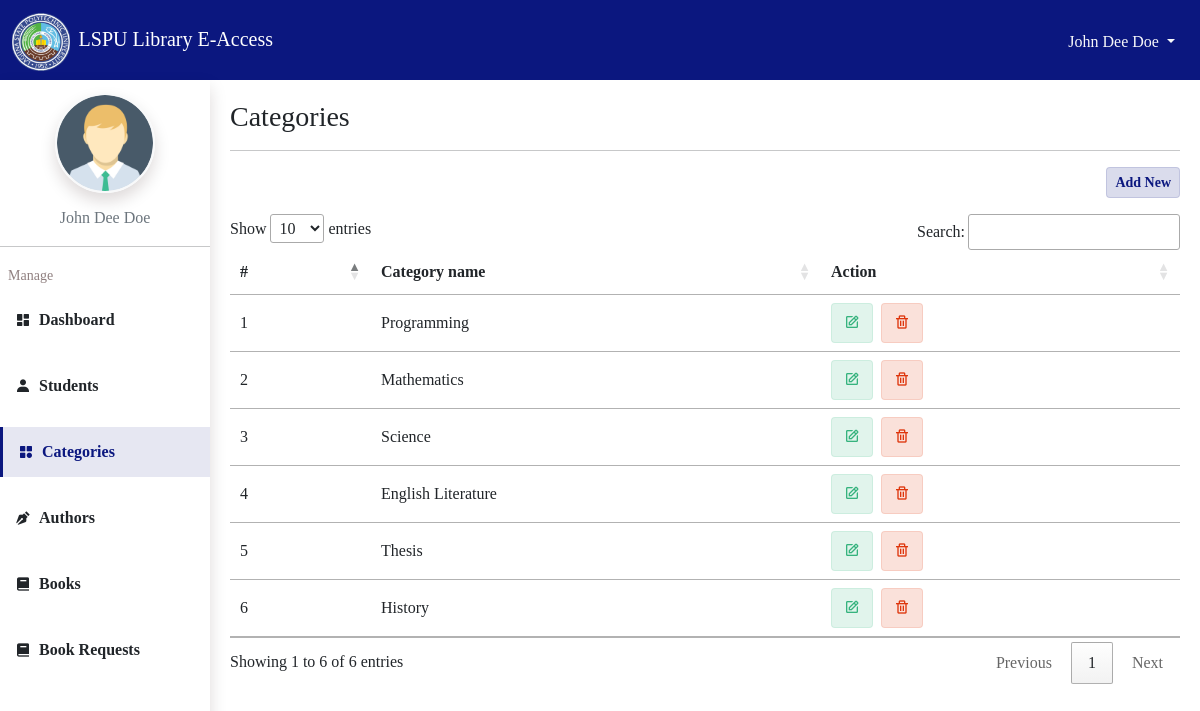
The page /admin/categories (signed in) on the database its author committed.
### tables this page shows
CREATE TABLE admin (
    id INTEGER PRIMARY KEY AUTOINCREMENT,
    email TEXT UNIQUE NOT NULL,
    username TEXT NOT NULL,
    password TEXT NOT NULL,
    name TEXT NOT NULL,
    photo TEXT NOT NULL
);

CREATE TABLE categories(
    id INTEGER PRIMARY KEY AUTOINCREMENT,
    name TEXT NOT NULL
);

### app/admin.py (the view)
@bp.route('/categories')
@login_required
def categories():
    db = get_db()
    categories = db.execute("SELECT * FROM categories").fetchall()
    return render_template('admin/categories.html.jinja',categories=categories,len=len(categories))

### app/admin.py (called while the page is built)
@bp.before_app_request
def loadAdmin():
    if 'admin_id' in session:
        adminId = session['admin_id']
        db = get_db()
        admin = db.execute("SELECT * FROM admin WHERE id = ?", (adminId,)).fetchone()
    else:
        admin = None
    g.current_url = request.base_url
    g.admin = admin

### app/admin_auth.py (called while the page is built)
@bp.before_app_request
def load_logged_in_user():
    account_id = session.get('admin_id')
    if account_id is None:
        g.admin = None
    else:
        g.admin = get_db().execute(
            'SELECT * FROM admin WHERE id = ?', (account_id,)
        ).fetchone()

def login_required(view):
    @functools.wraps(view)
    def wrapped_view(**kwargs):
        if g.admin is None:
            return redirect(url_for('admin_auth.signin'))
        return view(**kwargs)
    return wrapped_view

### app/db.py (called while the page is built)
def get_db():
    if 'db' not in g:
        g.db = sqlite3.connect(
            current_app.config['DATABASE'],
            detect_types=sqlite3.PARSE_DECLTYPES
        )
        g.db.row_factory = sqlite3.Row
    return g.db

### app/students_auth.py (called while the page is built)
@bp.before_app_request
def load_logged_in_user():
    account_id = session.get('student_id')
    if account_id is None:
        g.student = None
    else:
        g.student = get_db().execute(
            'SELECT * FROM students WHERE id = ?', (account_id,)
        ).fetchone()

### app/templates/admin/categories.html.jinja (shortened to what this page needs)
{%extends 'admin/base.html.jinja'%}
{%block content%}
<div class="container">
    <h3>Categories</h3>
    <hr>
    <div class="text-end mb-3">
        <button class="btn btn-sm btn-c-primary" type="button" data-bs-toggle="modal" data-bs-target="#add-modal">
            Add New
        </button>
    </div>
    <div class="table-responsive-sm">
        <table class="table align-middle" id="table">
            <thead>
                <tr>
                    <th>#</th>
                    <th>Category name</th>
                    <th>Action</th>
                </tr>
            </thead>
            <tbody>
                {%for i in range(0,len)%}
                <tr>
                    <td>{{i + 1}}</td>
                    <td>{{categories[i].name}}</td>
                    <td>
                        <button class="btn btn-c-success me-lg-1 pt-2 fs-6 edit-student rounded-1" data-bs-target="#edit-modal"
                            data-bs-toggle="modal" data-id="{{categories[i].id}}">
                            <i class="bx bx-edit"></i>
                        </button>
                        <button class="btn btn-c-danger pt-2 fs-6 delete rounded-1" data-id="{{categories[i].id}}">
                            <i class="bx bx-trash"></i>
                        </button>
                    </td>
                </tr>
                {%endfor%}
            </tbody>
        </table>
    </div>
</div>
{%endblock%}

### app/templates/admin/base.html.jinja (shortened to what this page needs)
<!DOCTYPE html>
<html lang="en">
<head>
    <link rel="stylesheet" href="{{url_for('static',filename='css/custom.css')}}">
    <link rel="stylesheet" href="{{url_for('static',filename='css/admin.css')}}">
    <link href='https://unpkg.com/boxicons@2.1.4/css/boxicons.min.css' rel='stylesheet'>
    <link rel="stylesheet" href="https://cdn.datatables.net/1.12.1/css/jquery.dataTables.min.css">
    <link rel="stylesheet" href="https://cdn.jsdelivr.net/npm/sweetalert2@11.6.5/dist/sweetalert2.min.css">
</head>
<body class="">
    <nav class="navbar navbar-dark bg-primary" id="navbar">
        <div class="container-fluid">
            <a href="{{url_for('index')}}" class="navbar-brand">
                <img src="{{url_for('static',filename='images/lspu_seal-6 1.png')}}" alt="logo"
                    class="logo img-fluid me-1">
                <span class="d-none d-lg-inline d-md-inline">LSPU Library E-Access</span>
            </a>
            <div class="dropdown">
                <button class="btn btn-link text-decoration-none text-light dropdown-toggle" data-bs-toggle="dropdown"
                    aria-expanded="false">
                    {{g.admin.name}}
                </button>
            </div>
        </div>
    </nav>
    <main>
        {% include 'admin/components/sidebar.html.jinja'%}
        <div class="main-content">
            {%block content%} {%endblock%}
        </div>
    </main>
</body>
</html>

### app/templates/admin/components/sidebar.html.jinja
<aside id="sidebar" class="shadow">
    <div class="header">
        <div class="user-photo shadow border-light border border-2" data-img="{{g.admin.photo}}"></div>
        <p class="text-center fs-6  text-secondary text-capitalize">
            {{g.admin.name}}
        </p>
    </div>
    <hr>
    <ul class="nav flex-column">
        <li class="nav-item ps-2 mb-2 text-black-50">
            <small>Manage</small>
        </li>
        <li class="nav-item mb-3">
            <a href="{{url_for('admin.dashboard')}}" class="nav-link link-dark fw-bold">
                <i class="bx bxs-dashboard me-2"></i>
                <span>Dashboard</span>
            </a>
        </li>
        <li class="nav-item mb-3">
            <a href="{{url_for('admin.students')}}" class="nav-link link-dark fw-bold ">
                <i class="bx bxs-user me-2"></i>
                <span>Students</span>
            </a>
        </li>
        <li class="nav-item mb-3">
            <a href="{{url_for('admin.categories')}}" class="nav-link link-dark fw-bold ">
                <i class="bx bxs-category me-2"></i>
                <span>Categories</span>
            </a>
        </li>
        <li class="nav-item mb-3">
            <a href="{{url_for('admin.authors')}}" class="nav-link link-dark fw-bold ">
                <i class="bx bxs-pen me-2"></i>
                <span>Authors</span>
            </a>
        </li>
        <li class="nav-item mb-3">
            <a href="{{url_for('admin.books')}}" class="nav-link link-dark fw-bold ">
                <i class="bx bxs-book me-2"></i>
                <span>Books</span>
            </a>
        </li>
        <li class="nav-item mb-3">
            <a href="{{url_for('admin.rentals')}}" class="nav-link link-dark fw-bold ">
                <i class="bx bxs-book me-2"></i>
                <span>Book Requests</span>
            </a>
        </li>
    </ul>
</aside>

### app/static/css/admin.css (style rules this page uses)
body { padding: 0; margin: 0; }
#navbar { height: 80px; }
#navbar .logo { width: 3.6rem; height: 3.6rem; }
main #sidebar { position: fixed; left: 0; top: 80px; height: 100vh; width: 210px; background: #fff; overflow-y: auto; }
main #sidebar .nav-link { padding: 13px 15px; display: flex; align-items: center; }
main #sidebar .nav-link.active { background: rgba(11, 23, 127, 0.1) !important; border-left: 3px solid #0B177F; color: #0B177F !important; }
main .main-content { margin-left: 210px; padding: 20px 8px; }
.user-photo { width: 100px; height: 100px; margin: 13px auto; border-radius: 50%; box-sizing: border-box; background-position: center !important; background-repeat: no-repeat !important; background-size: cover !important; }

### rows shown on the page
admin: admin.name "John Dee Doe"
categories: name "Programming"
categories: name "Mathematics"
categories: name "Science"
categories: name "English Literature"
categories: name "Thesis"
categories: name "History"

### other values the page prints
{{ i + 1 }} "1" "2" "3" "4" "5" "6"
